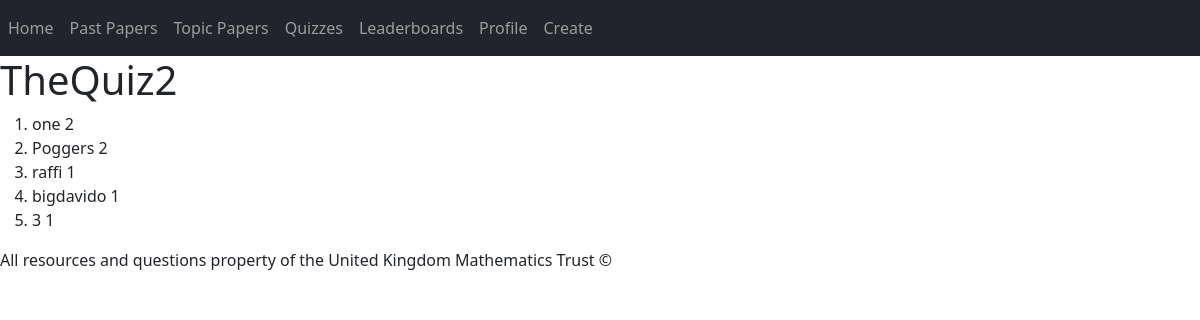
The app's page /lead2, older data.
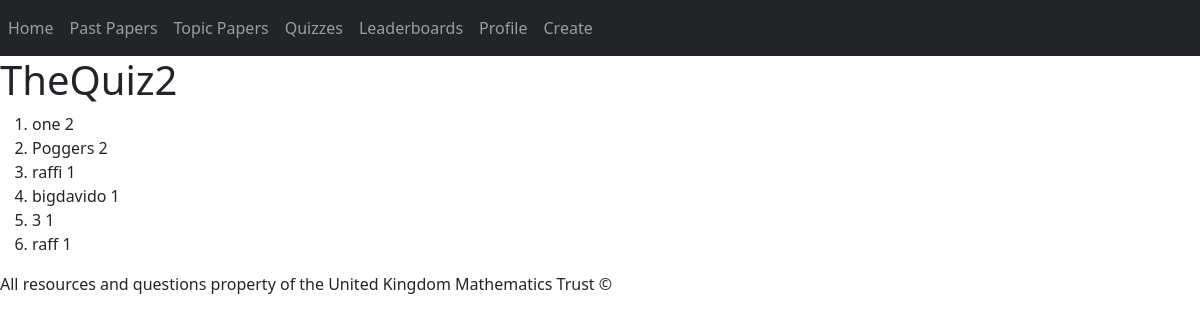
The same page, newer data.
### question/models.py (models this page shows, shortened)
class Scores(models.Model):
    quiz = models.ForeignKey(Quiz, on_delete=models.CASCADE, related_name="quiz")
    user = models.ForeignKey(User, on_delete=models.CASCADE, related_name="users")
    score = models.IntegerField()

class User(AbstractUser):
    ansRecord = models.CharField(max_length=500)
    tickRecord = models.CharField(max_length=500)

### question/views.py (the view, shortened to what this page needs)
# urls.py: path("lead<int:quiz_id>",views.lead,name="lead"),
def lead(request, quiz_id):
    q = Quiz.objects.get(id=quiz_id)
    people=[]
    best=[]
    flag = True
    i=0
    while flag == True and i < len(Scores.objects.filter(quiz=q)):
        top = Scores.objects.filter(quiz=q).order_by("-score")[i]
        person = top.user
        i+=1
        if person in people:            #checks if the user of this score is already in list
            if i < len(Scores.objects.filter(quiz=q)):
                top = Scores.objects.filter(quiz=q).order_by("-score")[i]
            else:
                flag=False
        else:
            people.append(person)
            best.append(top)
        if len(best) >= 10:
            flag = False
    if request.user not in people:
        for i in range(len(Scores.objects.filter(quiz=q))):
            x = Scores.objects.filter(quiz=q).order_by("-score")[i]
    return render(request, "question/lead.html",{
        "lead": best,
        "quiz": q,
    })

### question/templates/question/lead.html (shortened to what this page needs)
{% extends 'question/layout.html' %}
{% block body %}
<h1>{{ quiz.QuizName }}</h1>
<ol>
    {% for each in lead %}
        <li>{{ each.user }} {{ each.score }}</li>
    {% endfor %}
</ol>
{% endblock %}

Row changes from the older to the newer data that the page shows:
added Scores: user "raff", score "1"
